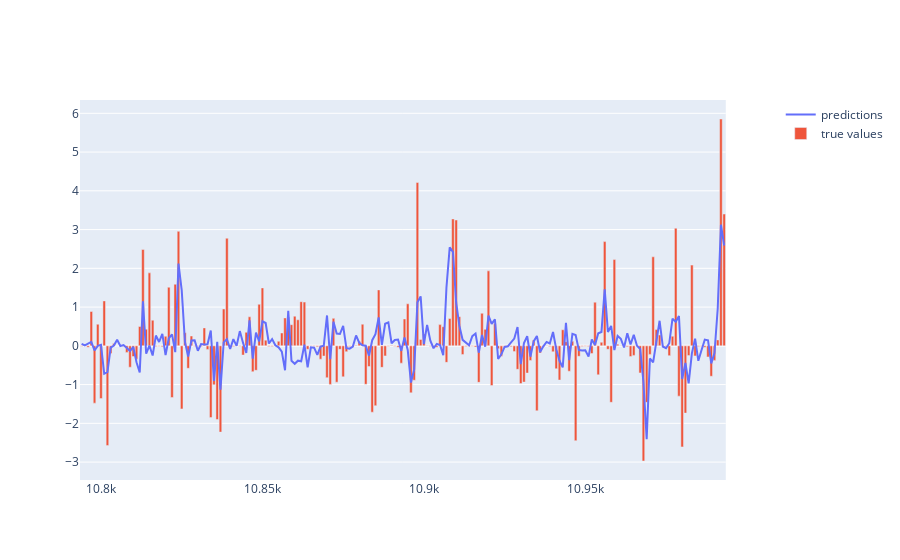

This figure's notebook cell:
### Code cell
plot_ts.plot_ts(true=data.test_target_CESM, predicted=predictions, ts_start=10794, ts_end=10994)

### Figure 1 — Plotly figure (JSON) as saved in the notebook; plotly's stock layout.template omitted (floating-point values rounded to 4 significant figures; data arrays with more than 128 entries replaced by an {"elided": "..."} marker saying what was removed)
{"data": [{"name": "predictions", "opacity": 1, "type": "scatter", "x": {"elided": "200 int values"}, "y": {"elided": "200 float values"}}, {"name": "true values", "opacity": 1, "type": "bar", "x": {"elided": "200 int values"}, "y": {"elided": "200 float values"}}], "layout": {"xaxis": {"anchor": "y", "domain": [0, 0.94]}, "yaxis": {"anchor": "x", "domain": [0, 1]}, "yaxis2": {"anchor": "x", "overlaying": "y", "side": "right"}}}
